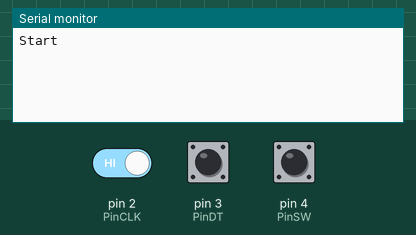
Recording of a sketch running on a simulated Arduino Uno, built with avr-gcc and run on an emulated ATmega328P. Shown: the last lines printed to the serial monitor. The inputs (shaded band) are chosen by the test bench; at power-on: pin 2 (PinCLK) HIGH, pin 4 (PinSW) HIGH, pin 3 (PinDT) HIGH.

Above: at 1.2 s.
1.3 s: pin 2 (PinCLK) driven LOW
At 2.5 s:
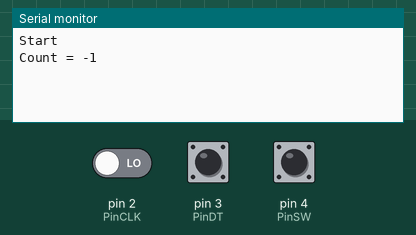
2.8 s: pin 4 (PinSW) pulled LOW for 0.15 s
At 3.9 s:
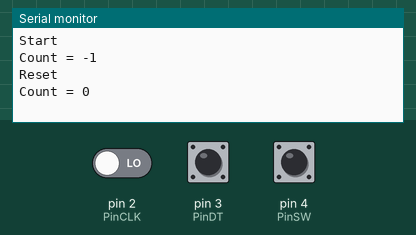

The sketch:

rotary_dnm.ino
```cpp
#include <Arduino.h>

// -----------------------------------------------------------------------------
// constants

const int                                 PinCLK   = 2;     // Used for generating interrupts using CLK signal
const int                                 PinDT    = 3;     // Used for reading DT signal 4
const int                                 PinSW    = 4;     // Used for the push button switch 8

// -----------------------------------------------------------------------------
// global vars

volatile int                             virtualPosition    = 0;

// -----------------------------------------------------------------------------
// forward decls

void isr();
void loop();
void setup();

// -----------------------------------------------------------------------------
// Interrupt service routine is executed when a HIGH to LOW transition is detected on CLK

void isr ()  {
    if (!digitalRead(PinDT))
        virtualPosition = virtualPosition + 1;
    else
        virtualPosition = virtualPosition - 1;
    } // isr

// -----------------------------------------------------------------------------

void setup() {
    Serial.begin(9600);

    pinMode(PinCLK,INPUT);
    pinMode(PinDT, INPUT);
    pinMode(PinSW, INPUT);

    attachInterrupt(0, isr, FALLING);   // interrupt 0 is always connected to pin 2 on Arduino UNO

    Serial.println("Start");

    } // setup

// -----------------------------------------------------------------------------

void loop() {

    int                                    lastCount = 0;

    while (true) {
        if (!(digitalRead(PinSW))) {        // check if pushbutton is pressed
            virtualPosition = 0;            // if YES, then reset counter to ZERO
            while (!digitalRead(PinSW)) {}  // wait til switch is released
            delay(10);                      // debounce
            Serial.println("Reset");        // Using the word RESET instead of COUNT here to find out a buggy encoder
            }
        if (virtualPosition != lastCount) {
            lastCount = virtualPosition;
            Serial.print("Count = ");
            Serial.println(virtualPosition);
            }
        } // while
    } //loop
```

Measured:
- after the input at 1.3 s, the serial monitor: prints a new line at once (image 1)
- after the input at 2.8 s, the serial monitor: prints a new line after 0.16 s (image 2)
